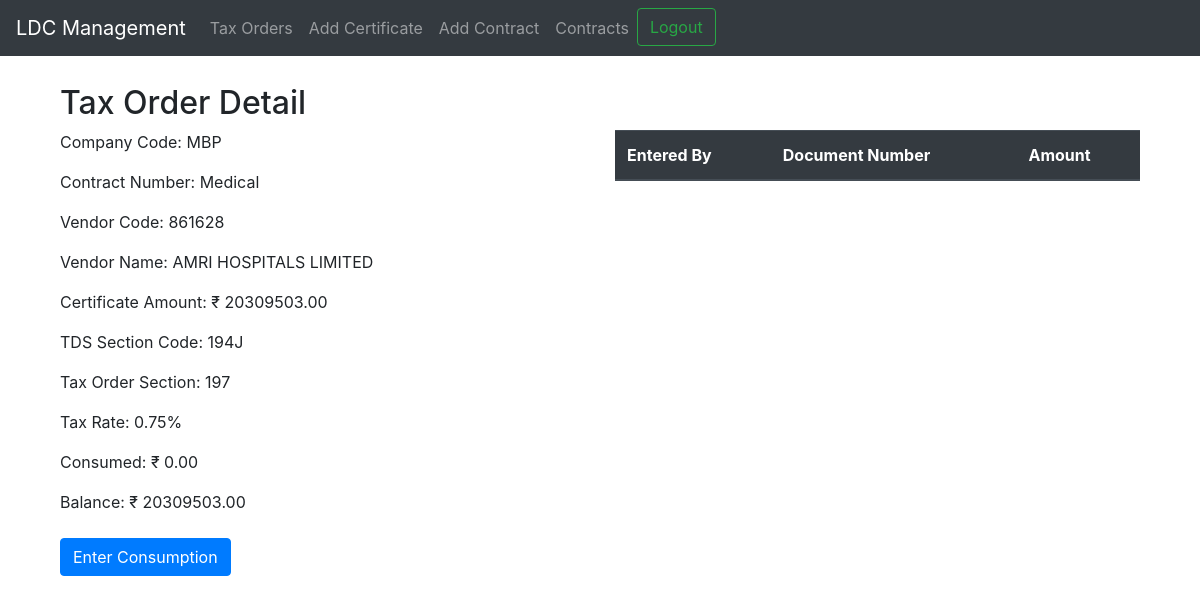
Page /tax_order_detail/2/ (signed in) on the committed database.
### taxorders/models.py (models this page shows)
class TaxOrder(models.Model):
    company_code = models.CharField(max_length=3)
    contract_number = models.CharField(max_length=255)
    vendor_code = models.CharField(max_length=6)
    vendor_name = models.CharField(max_length=255)
    certificate_number = models.CharField(max_length=10)
    certificate_date = models.DateField()
    certificate_amount = models.DecimalField(max_digits=15, decimal_places=2)
    tds_section_code = models.CharField(max_length=4)
    tax_order_section = models.CharField(max_length=3)
    tax_rate = models.DecimalField(max_digits=5, decimal_places=2)
    consumed = models.DecimalField(max_digits=15, decimal_places=2, default=0)
    balance = models.DecimalField(max_digits=15, decimal_places=2, default=0)
    sectioncode = models.CharField(max_length=3,default="CP")
    fiscalyear =models.IntegerField(default=2023, max_length=4)

### taxorders/views.py (the view)
# urls.py: path('tax_order_detail/<int:tax_order_id>/', views.tax_order_detail, name='tax_order_detail'),
@login_required
def tax_order_detail(request, tax_order_id):
    tax_order = get_object_or_404(TaxOrder, pk=tax_order_id)
    tax_order_cons = list(CertificateConsumption.objects.filter(tax_order=tax_order.id))
    if tax_order_cons != "":
        tax_order_consd = tax_order_cons
    else:
        tax_order_consd = ""
    return render(request, 'taxorders/tax_order_detail.html', {'tax_order': tax_order,'tax_order_cons': tax_order_consd})

### taxorders/templates/taxorders/tax_order_detail.html (shortened to what this page needs)
{% extends 'base.html' %}
{% block content %}
  <div class="container mt-4">
    <h2>Tax Order Detail</h2>
    <div class="row">
      <div class="col-md-6">
        <p>Company Code: {{ tax_order.company_code }}</p>
        <p>Contract Number: {{ tax_order.contract_number }}</p>
        <p>Vendor Code: {{ tax_order.vendor_code }}</p>
        <p>Vendor Name: {{ tax_order.vendor_name }}</p>
        <p>Certificate Amount: &#8377; {{ tax_order.certificate_amount }}</p>
        <p>TDS Section Code: {{ tax_order.tds_section_code }}</p>
        <p>Tax Order Section: {{ tax_order.tax_order_section }}</p>
        <p>Tax Rate: {{ tax_order.tax_rate }}%</p>
        <p>Consumed: &#8377; {{ tax_order.consumed }}</p>
        <p>Balance: &#8377; {{ tax_order.balance }}</p>
      </div>
      <div class="col-md-6">
        <table class="table">
          <thead class="thead-dark">
            <tr>
              <th>Entered By</th>
              <th>Document Number</th>
              <th>Amount</th>
            </tr>
          </thead>
        </table>
      </div>
    </div>
    <a href="{% url 'enter_consumption' tax_order.id %}" class="btn btn-primary mt-2">Enter Consumption</a>
  </div>
{% endblock %}

### taxorders/templates/base.html (style rules this page uses)
body { padding-top: 60px; }

### rows in the picture
TaxOrder: company_code "MBP", contract_number "Medical", vendor_code "861628", vendor_name "AMRI HOSPITALS LIMITED", certificate_amount "20309503.00", tds_section_code "194J", tax_order_section "197", tax_rate "0.75", consumed "0.00", balance "20309503.00"
